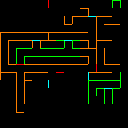

Rendered tile map (Tiled .tmx) drawn with the repository's tilesets; below, a short description and the map source with its tile grids summarised:
An orthogonal 16x16 tile map with 8x8 px tiles, 2 tile layers (walls, special), 2 tilesets.

<map version="1.0" orientation="orthogonal" renderorder="right-down" width="16" height="16" tilewidth="8" tileheight="8" nextobjectid="1">
 <tileset firstgid="1" name="tileset-walls" tilewidth="8" tileheight="8" tilecount="16">
  <image source="tileset-walls.png" width="32" height="32" />
 </tileset>
 <tileset firstgid="17" name="tileset-wallspecial" tilewidth="8" tileheight="8" tilecount="16">
  <image source="tileset-wallspecial.png" width="32" height="32" />
 </tileset>
 <layer name="walls" width="16" height="16">
  <data>[256 cells, 215 non-empty, 10 distinct tile ids]</data>
 </layer>
 <layer name="special" width="16" height="16">
  <data>[256 cells, 16 non-empty, 5 distinct tile ids]</data>
 </layer>
</map>